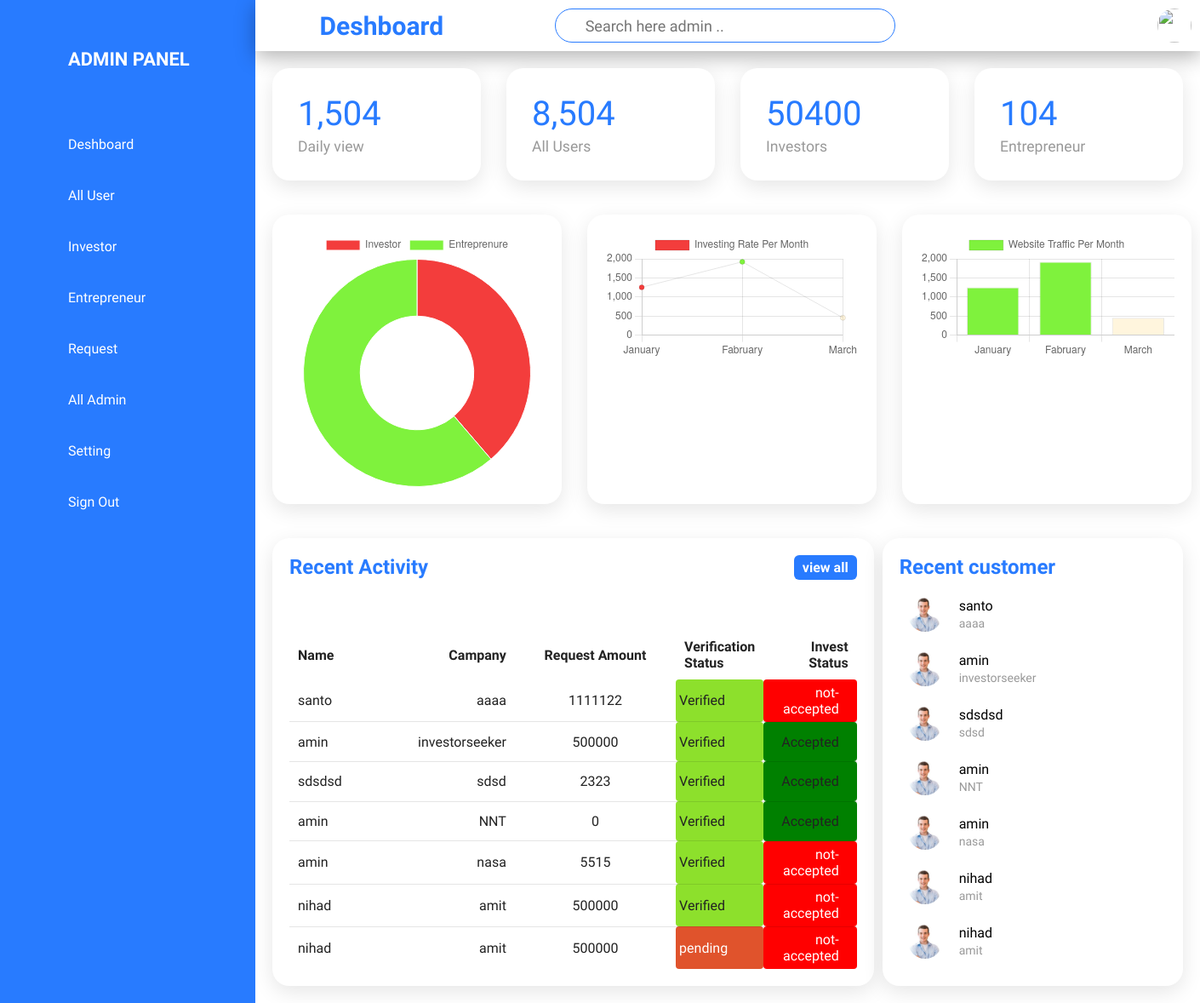
Page /Admin/admin.php (signed in) on the earlier database version.
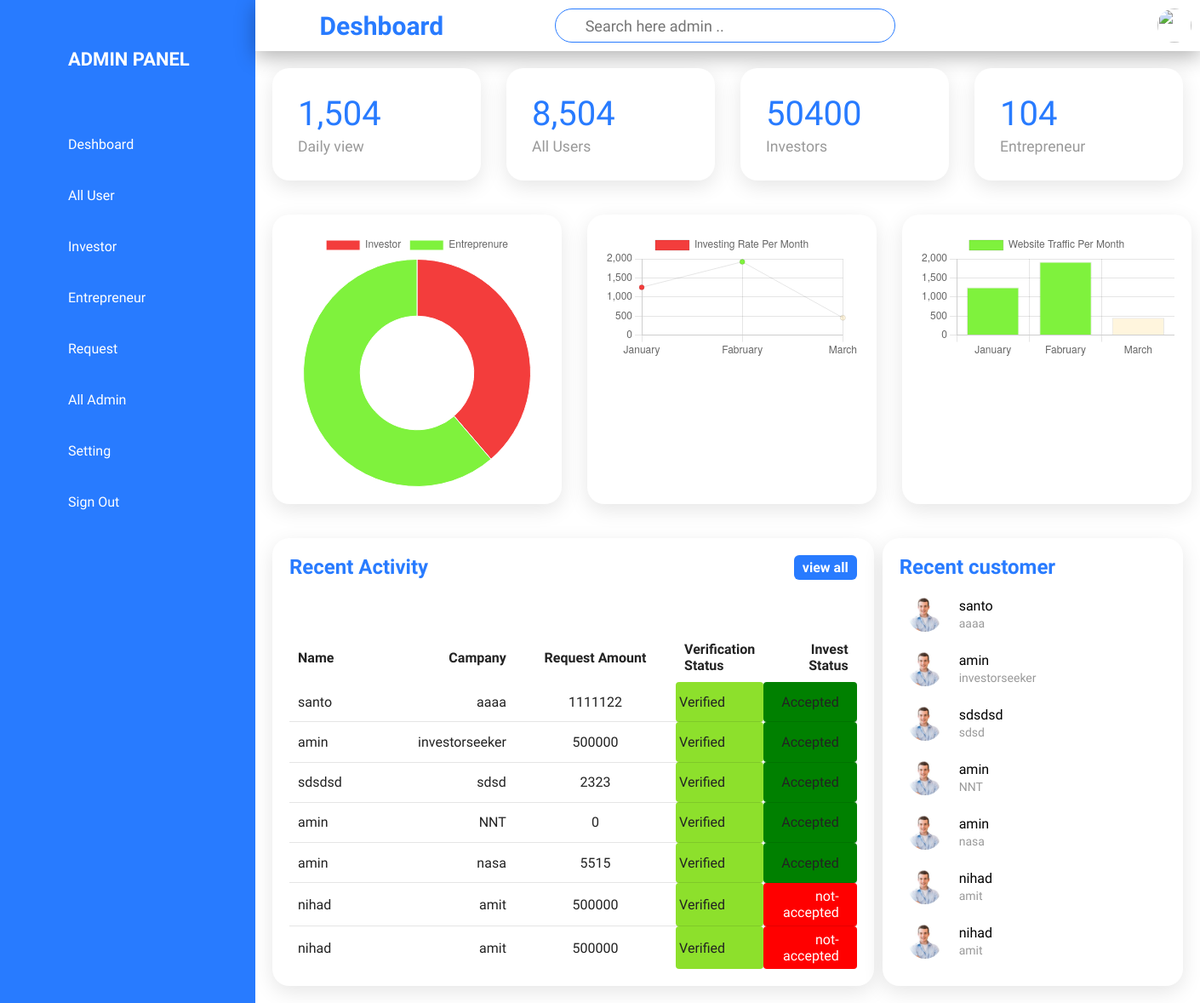
Same page on the later database version.
### tables this page shows
CREATE TABLE `card_information_all` (
  `id` int(11) NOT NULL,
  `username` varchar(255) NOT NULL,
  `entro-photo` varchar(255) NOT NULL,
  `card-photo` varchar(255) NOT NULL DEFAULT 'defaultPhoto.jgp',
  `cover-photo` varchar(255) NOT NULL,
  `company-logo` varchar(255) NOT NULL,
  `name` varchar(255) NOT NULL,
  `entrepreneur-post` varchar(255) NOT NULL,
  `education` varchar(255) NOT NULL,
  `email` varchar(255) NOT NULL,
  `phone` int(20) NOT NULL,
  `business-type` varchar(255) NOT NULL,
  `company-name` varchar(255) NOT NULL,
  `location` varchar(255) NOT NULL,
  `product-description` varchar(255) NOT NULL,
  `product-usecase-1` varchar(255) NOT NULL,
  `product-usecase-2` varchar(255) NOT NULL,
  `product-usecase-3` varchar(255) NOT NULL,
  `product-usecase-4` varchar(255) NOT NULL,
  `revenue` int(100) NOT NULL,
  `last-month-sell` int(100) NOT NULL,
  `last-year-sell` int(100) NOT NULL,
  `total-sell` int(100) NOT NULL,
  `investment-amount` int(100) NOT NULL,
  `equity-offer` int(100) NOT NULL,
  `investment-purpose` varchar(255) NOT NULL,
  `goal` varchar(255) NOT NULL,
  `status-of-post` varchar(100) NOT NULL,
  `status-of-request` varchar(100) NOT NULL,
  `accepted_investor_id` int(255) NOT NULL DEFAULT -1,
  `date-of-post` date NOT NULL,
  `like-count` int(255) NOT NULL DEFAULT 0,
  `dislike-count` int(255) NOT NULL DEFAULT 0
);

### Admin/admin.php (the view, shortened to what the changed rows need)
<?php require "includes/admin-sidebar.php";
require "includes/top-bar.php";?>
            <div class="details">
                <div class="record">
                    <div class="cardHeader">
                          <h2>Recent Activity</h2>
                    </div>
                     <table>
                        <thead>
                            <tr>
                                <td>Name</td>
                                <td>Campany</td>
                                <td>Request Amount</td>
                                <td>Verification Status</td>
                                <td>Invest Status</td>
                            </tr>
                        </thead>
                        <tbody>
<?php
                        require "includes/configure.php";
     if(!$connnection){
         die("not connected".mysqli_error());
     }else{
            $query="SELECT * FROM `card_information_all`";
            $result=mysqli_query($connnection,$query);
            $count=mysqli_num_rows($result);
            if($count>0){
        while($row=mysqli_fetch_assoc($result)){
             $username=$row['username'];
             $Comapany_name=$row['company-name'];
             $request_amount=$row['investment-amount'];
             $status=$row['status-of-post'];
             $status_2=$row['status-of-request'];
           ?>
                   <tr>
                        <td><?php echo "$username"; ?></td>
                        <td><?php echo "$Comapany_name"; ?></td>
                        <td><?php echo "$request_amount"; ?></td>
                    <?php    if($status=="pending")
                                {?>
                        <td style="padding: 2px 4px;
     background-color: #e0532c;
    width:10px;
    height:10px;
    align:center;
    color: var(--white);
    border-radius: 4px;
    font-size: 16px;
    font-weight: 500;"><?php echo "$status"; ?></td>
                               <?php }else{
                                            ?>
<td style="padding: 2px 4px;
background-color: #8de02c;
width:10px;
height:10px;
align:center;
border-radius: 4px;
font-size: 16px;
font-weight: 500;"><?php echo "$status"; ?></td>
                           <?php    }
                                ?>
<?php    if($status_2=="not-accepted")
                                {?>
                        <td style="padding: 2px 21px;
     background-color: red;
    width:15px;
    height:10px;
    align:center;
    color: var(--white);
    border-radius: 4px;
    font-size: 16px;
    font-weight: 500;"><?php echo "$status_2"; ?></td>
                               <?php }else{
                                            ?>
<td style="padding: 2px 21px;
background-color: green;
width:15px;
height:10px;
border-radius: 4px;
font-size: 16px;
font-weight: 500;"><?php echo "$status_2"; ?></td>
                           <?php    }
                                ?>
                    </tr>
<?php } ?>
                        </tbody>
                     </table>
                </div>
    <?php } }?>
            <div class="recentcustomer">
                <div class="cardHeader">
                    <h2>Recent customer</h2>
                </div>
                <table>
                <?php
$query="SELECT * FROM `card_information_all`";
$result=mysqli_query($connnection,$query);
$count=mysqli_num_rows($result);
if($count>0){
   while($row=mysqli_fetch_assoc($result)){
        $username=$row['username'];
        $Comapany_name=$row['company-name'];
      ?>
                    <tr>
                        <td width="60px">
                            <div class="imgbox"><img src="pic.jpg"></div>
                        </td>
                        <td><h4><?php echo "$username"; ?><br><span><?php echo "$Comapany_name"; ?></span></h4></td>
                    </tr>
   <?php }}?>
                </table>
            </div>
            </div>
          </div>
        </div>

Differences in the rows shown:
changed card_information_all "santo": status-of-request "not-accepted" → "Accepted" (drawn); value "not-accepted" → "Accepted"
changed card_information_all "nasa": status-of-request "not-accepted" → "Accepted" (drawn); value "not-accepted" → "Accepted"
changed card_information_all (number 7 of 7 on the later page): status-of-post "pending" → "Verified" (drawn); value "pending" → "Verified"
